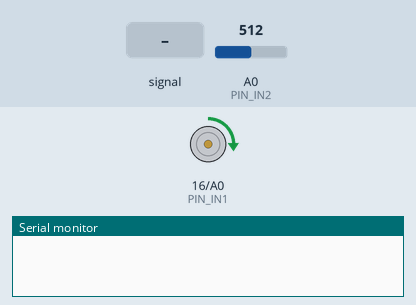
Recording of a sketch running on a simulated ESP8266 (NodeMCU). On the bench: motor-driver pin pairs drawn as motors (green arrow = first pin HIGH = forward, orange = second pin HIGH = backward, longer = more drive), the last lines printed to the serial monitor. The test bench sets the inputs (shaded band); at power-on: A0 (PIN_IN2) = 512 (analog values on the 0–1023 scale).

Above: at 1.2 s.
1.3 s: A0 (PIN_IN2) fed a 200 Hz sine of ±81 counts around its level
At 1.7 s:
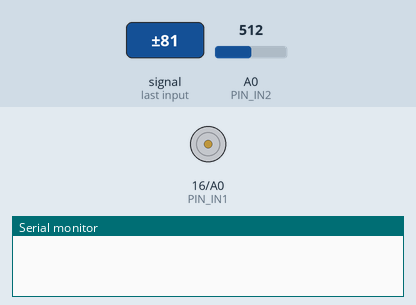
4.3 s: A0 (PIN_IN2) set to 716
7.3 s: A0 (PIN_IN2) set to 1023
10.3 s: A0 (PIN_IN2) set to 306
At 10.7 s:
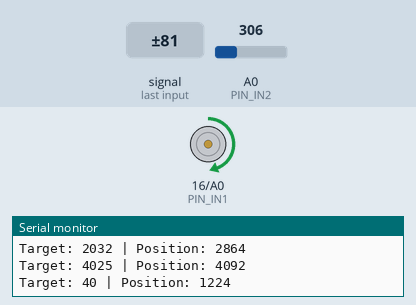
At 13.0 s:
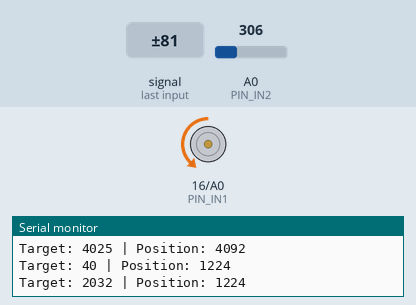
13.3 s: A0 (PIN_IN2) fed a 50 Hz sine of ±306 counts around its level
At 15.4 s:
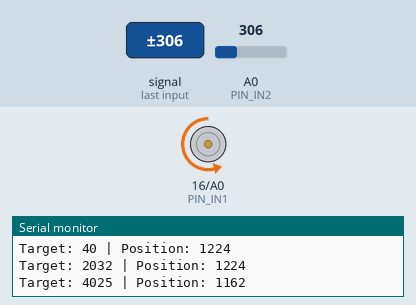
16.3 s: A0 (PIN_IN2) set to 0
Timing chart, 0 to 19.5 s (numbered marks = the images above; inputs shaded):
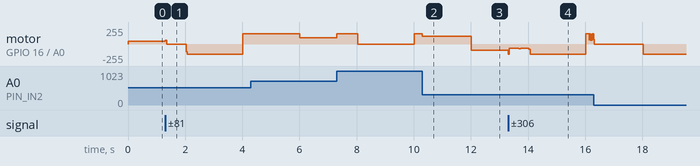

The sketch:

moteur_calibration_bruit.ino
```cpp
// === CONFIG (constants at top) ===
#include <Arduino.h>

const uint8_t PIN_IN1 = 16;   // DRV8871 IN1 (PWM A)
const uint8_t PIN_IN2 = 17;   // DRV8871 IN2 (PWM B)
const uint8_t PIN_ADC = 26;   // Fader position pot (GPIO26 / A0 on Pico)

const uint16_t USABLE_MIN = 40;    // sensor low clamp (tune)
const uint16_t USABLE_MAX = 4025;  // sensor high clamp (tune)
const uint16_t HYST       = 2;    // deadband to avoid buzz
const float    DUTY_MIN   = 0.16f; // minimum duty to overcome friction
const float    DUTY_MAX   = 0.60f; // max duty to limit current/noise
const uint32_t HOLD_OFF_MS= 20;    // delay before coast when in-band
const uint32_t FREQ       = 25000; // 25 kHz to avoid audible whine

// PWM resolution/range (Arduino-Pico supports setting this)
const uint32_t PWM_RANGE  = 65535; // 16-bit range for smoothness
const bool     INVERT_DIR = true;   // invert direction if needed (based on your logs)
const uint32_t SETTLE_MS  = 500;    // delay before logging (non-blocking)

// === UTILS ===
static inline uint16_t clampU16(uint16_t v, uint16_t lo, uint16_t hi) {
  if (v < lo) return lo;
  if (v > hi) return hi;
  return v;
}

uint16_t read_pos() {
  // simple moving average to smooth ADC
  const int N = 8;
  uint32_t acc = 0;
  for (int i = 0; i < N; i++) {
    acc += analogRead(PIN_ADC);
    delayMicroseconds(100);
  }
  return (uint16_t)(acc / N);
}

void stopMotor() {
  analogWrite(PIN_IN1, 0);
  analogWrite(PIN_IN2, 0);
}

void drive(int32_t error) {
  // Compute duty from error magnitude
  float mag = (float)abs(error) / (float)(USABLE_MAX - USABLE_MIN);
  float duty = DUTY_MIN + mag;
  if (duty > DUTY_MAX) duty = DUTY_MAX;

  // Decide whether we need to increase the ADC value (move up) or decrease it
  bool needIncrease = (error > 0); // target > pos => increase
  if (INVERT_DIR) needIncrease = !needIncrease; // flip if wiring is reversed

  if (needIncrease) {
    analogWrite(PIN_IN2, 0);
    analogWrite(PIN_IN1, (uint32_t)(duty * PWM_RANGE));
  } else {
    analogWrite(PIN_IN1, 0);
    analogWrite(PIN_IN2, (uint32_t)(duty * PWM_RANGE));
  }
}

// === RUNTIME ===
uint16_t target_raw = (USABLE_MIN + USABLE_MAX) / 2;
uint32_t stateStartMs = 0;
int state = 0; // 0=center,1=top,2=bottom
uint32_t lastInBandMs = 0;
uint32_t nextLogMs = 0; // timestamp to print target/position after a settle delay

void setup() {
  // ADC setup: use 12-bit reads on Pico core (0..4095)
  analogReadResolution(12);

  // PWM setup
  pinMode(PIN_IN1, OUTPUT);
  pinMode(PIN_IN2, OUTPUT);

  // On Arduino-Pico core, these affect PWM on all pins
  analogWriteRange(PWM_RANGE);
  analogWriteFreq(FREQ); // set PWM frequency to ultrasonic range

  // Start stopped
  stopMotor();
  Serial.begin(115200);
}

void loop() {
  if (millis() - stateStartMs > 2000) {
    state = (state + 1) % 3;
    if (state == 0) target_raw = (USABLE_MIN + USABLE_MAX) / 2;
    if (state == 1) target_raw = USABLE_MAX;
    if (state == 2) target_raw = USABLE_MIN;
    stateStartMs = millis();
    nextLogMs = stateStartMs + SETTLE_MS; // schedule a log 0.5s later (non-blocking)
  }

  uint16_t pos = read_pos();
  pos = clampU16(pos, USABLE_MIN, USABLE_MAX);
  int32_t err = (int32_t)target_raw - (int32_t)pos;

  if (err > HYST) {
    drive(err);
    lastInBandMs = millis();
  } else if (err < -(int32_t)HYST) {
    drive(err);
    lastInBandMs = millis();
  } else {
    // In the neutral band: coast after HOLD_OFF_MS for silence
    if (millis() - lastInBandMs > HOLD_OFF_MS) {
      stopMotor();
    }
  }

  // Non-blocking print ~0.5s after changing target
  if (nextLogMs && (int32_t)(millis() - nextLogMs) >= 0) {
    uint16_t posNow = read_pos();
    Serial.print("Target: ");
    Serial.print(target_raw);
    Serial.print(" | Position: ");
    Serial.println(posNow);
    nextLogMs = 0; // reset
  }

  delay(1); // small loop delay
}
```

Measured:
- after the input at 10.3 s, motor on GPIO 16 (PIN_IN1) / A0 (PIN_IN2): forward 153/255 → forward 116/255 at once, → backward 92/255 1.7 s later
